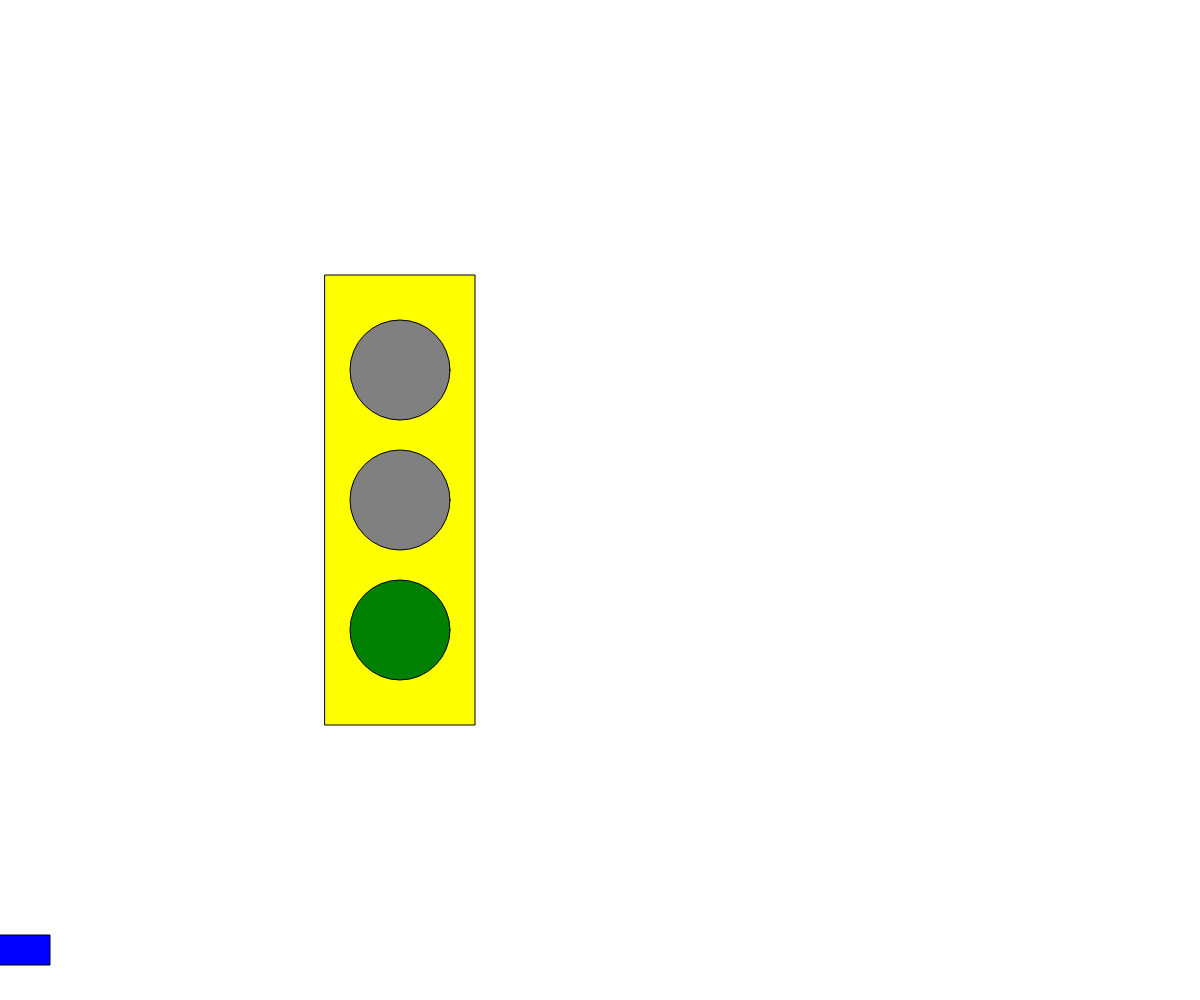
Frame 1 (no input)
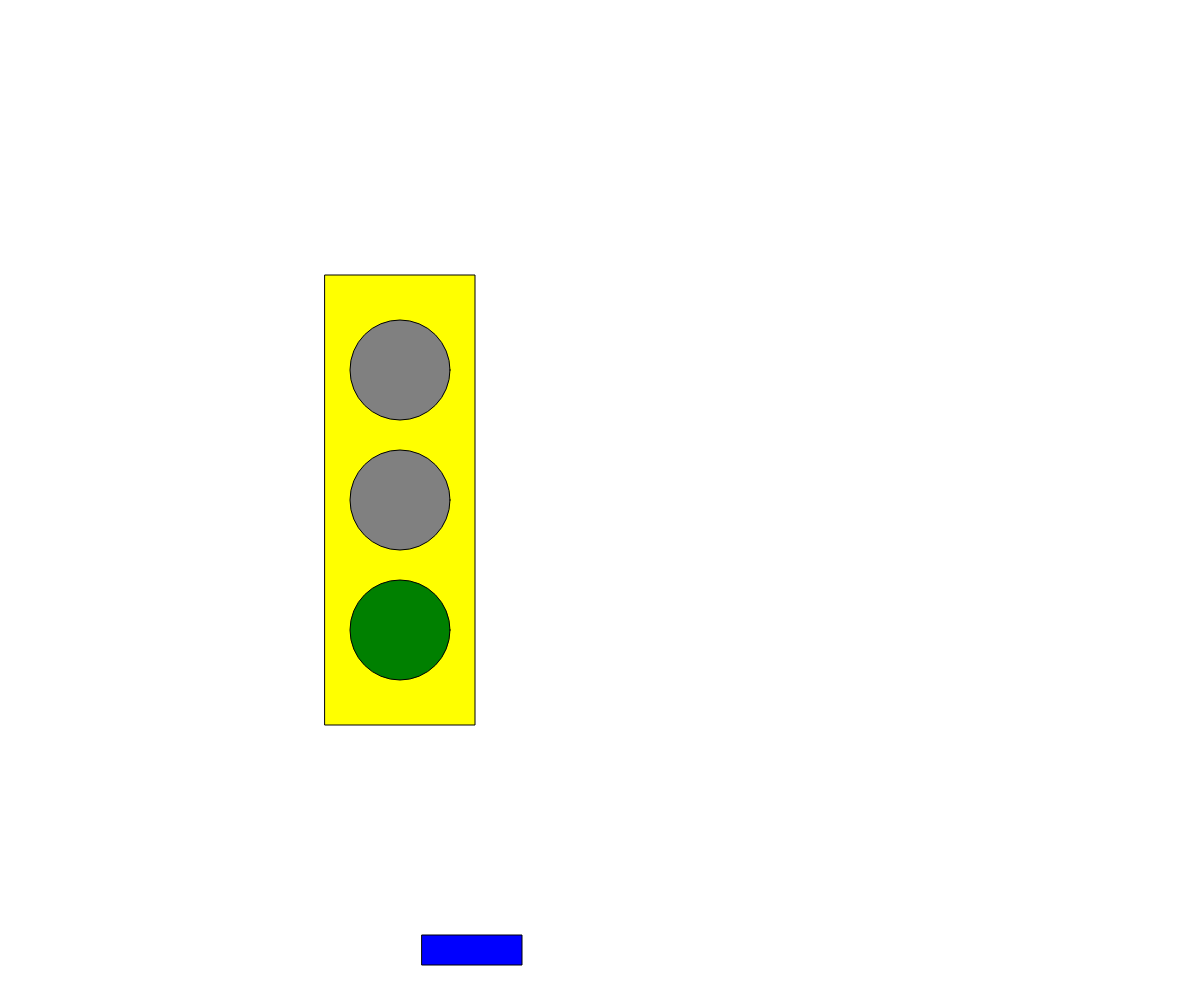
Frame 60 (no input)
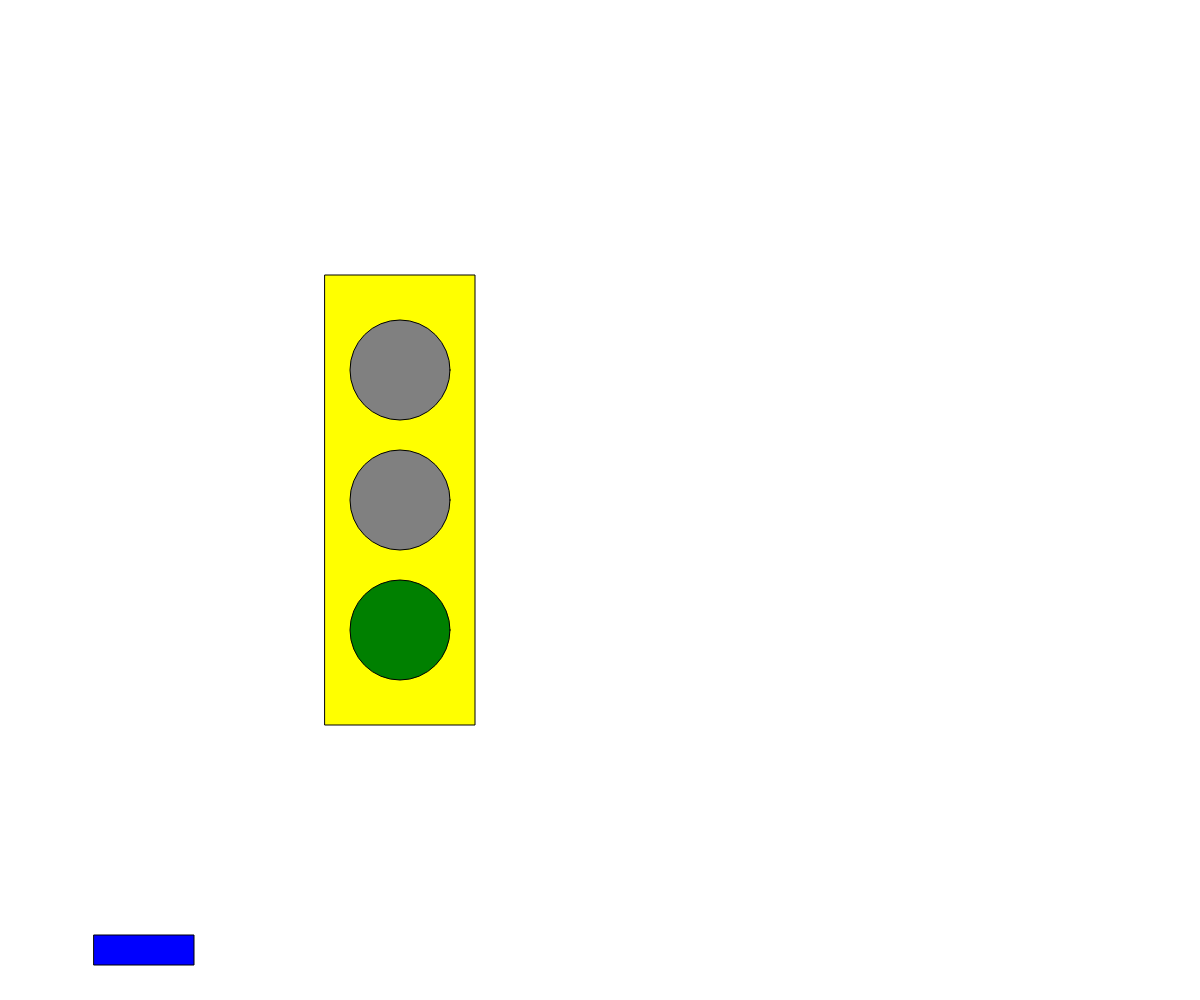
Frame 120 (the mouse pressed at the canvas centre since frame 60)

The p5.js sketch that drew these frames (run headless with seeded random() and noise() and a simulated clock; from frame 60 on, the mouse is pressed at the canvas centre):

// p5.js sketch
// ── sketch.js
let state = 0;
let timer = 0;
let x = 0;
let v = 5;
let w;

function setup() {
  createCanvas(windowWidth, windowHeight);
  rectMode(CENTER);
}

function draw() {

  background("white");
  fill("yellow");
  rect(displayWidth / 2, height / 2, 150, 450)
  switch (state) {
    case 0: // green light
      fill("gray");
      ellipse(displayWidth / 2, height / 2 - 130, 100, 100);
      fill("gray");
      ellipse(displayWidth/ 2, height / 2, 100, 100);
      fill("green");
      ellipse(displayWidth/ 2, height / 2 + 130, 100, 100);
      v = 8;
      break;

    case 1: // yellow light
      fill("gray");
      ellipse(displayWidth/ 2, height / 2 - 130, 100, 100);
      fill("yellow"); 
      ellipse(displayWidth/2, height/2, 100, 100);
      fill("gray");
      ellipse(displayWidth/2, height/2 + 130, 100, 100);
      v = 4;
      break;

    case 2: //red light
      fill("red");
      ellipse(displayWidth/2, height/2 - 130, 100, 100);
      fill("gray");
      ellipse(displayWidth/2, height/2, 100, 100);
      fill("gray");
      ellipse(displayWidth/2, height/2 + 130, 100, 100);
      if (x >= displayWidth / 2 && x <= displayWidth / 2) {
        v = 0;
      }
      break;

  }

  timer++;
  if (timer > 3 * 60) {
    timer = 0;
    state++;
    if (state > 2) state = 0;
  }

  fill("blue");
  rect(x, height - 50, 100, 30);
  x = x + v;
  if (x > displayWidth) {
    x = 0;

  }

}

function mouseReleased() {
  state++;
  if (state > 2) state = 0;

}
